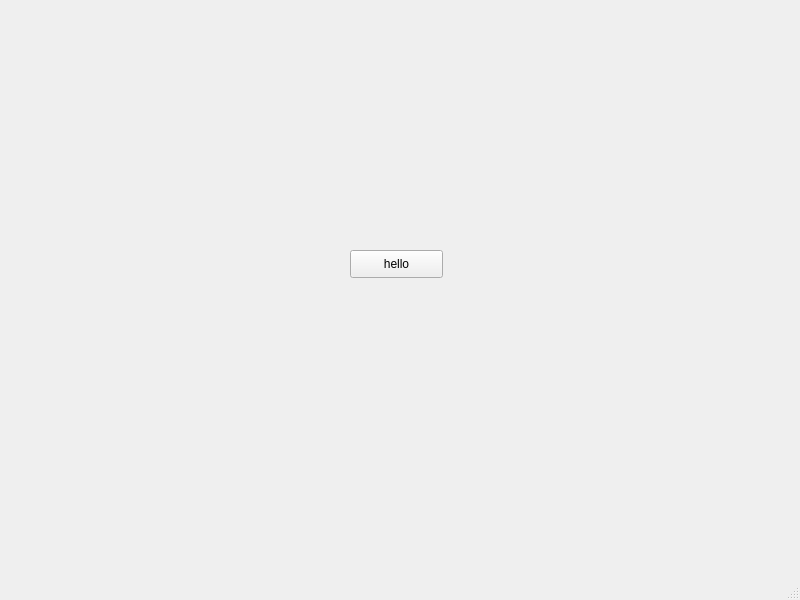
<?xml version="1.0" encoding="UTF-8"?>
<ui version="4.0">
 <class>MainWindow</class>
 <widget class="QMainWindow" name="MainWindow">
  <property name="geometry">
   <rect>
    <x>0</x>
    <y>0</y>
    <width>800</width>
    <height>600</height>
   </rect>
  </property>
  <property name="windowTitle">
   <string>MainWindow</string>
  </property>
  <widget class="QWidget" name="centralwidget">
   <widget class="QPushButton" name="btn1">
    <property name="geometry">
     <rect>
      <x>350</x>
      <y>250</y>
      <width>93</width>
      <height>28</height>
     </rect>
    </property>
    <property name="text">
     <string>hello</string>
    </property>
   </widget>
  </widget>
  <widget class="QStatusBar" name="statusbar"/>
 </widget>
 <resources/>
 <connections/>
</ui>
